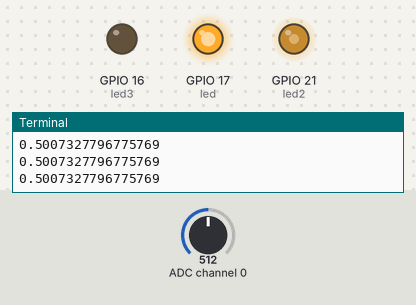
A program run on a simulated Raspberry Pi (BCM pin numbers). On the bench: output pins drawn as LEDs (lit = HIGH), the last lines printed to the terminal. The inputs (shaded band) are chosen by the test bench; at power-on: ADC channel 0 = 512 (analog values on the 0–1023 scale).

Above: at 1.2 s.
1.3 s: ADC channel 0 set to 716
At 2.0 s:
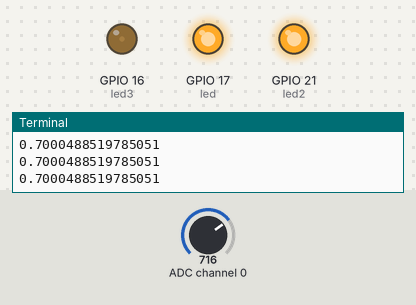
2.8 s: ADC channel 0 set to 900
At 3.8 s:
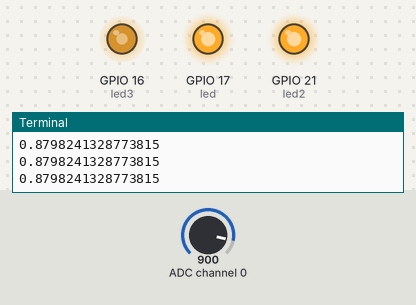
4.3 s: ADC channel 0 set to 1023
At 5.5 s:
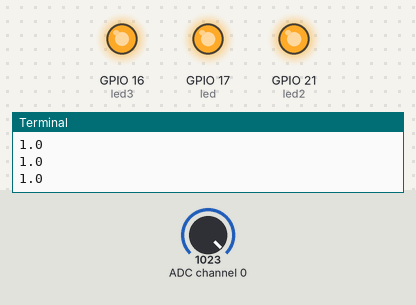
5.8 s: ADC channel 0 set to 306
At 7.0 s:
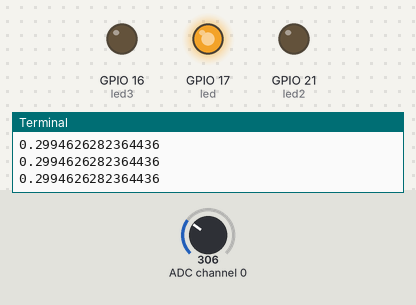
7.3 s: ADC channel 0 set to 122
At 8.5 s:
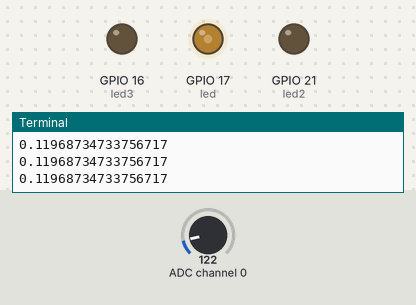
8.8 s: ADC channel 0 set to 0
At 10.3 s:
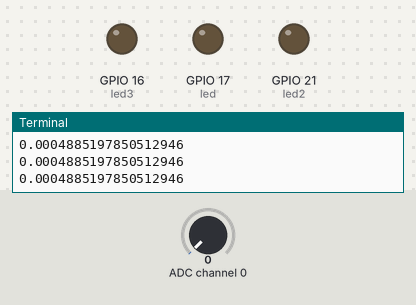
Timing chart, 0 to 11.3 s (numbered marks = the images above; inputs shaded):
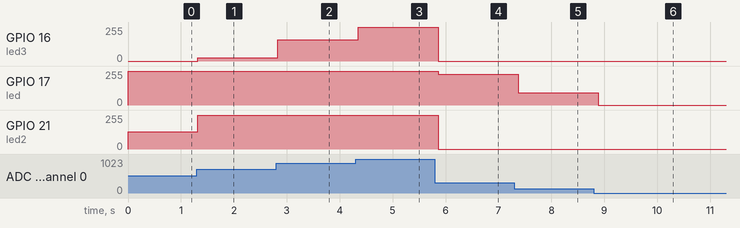

Measured:
- after the input at 1.3 s, GPIO 16 (led3): 0/255 → 23/255 at once; GPIO 21 (led2): 128/255 → 255/255 at once
- after the input at 2.8 s, GPIO 16 (led3): 23/255 → 161/255 at once
- after the input at 4.3 s, GPIO 16 (led3): 161/255 → 252/255 after 0.05 s
- after the input at 5.8 s, GPIO 16 (led3): 252/255 → 0/255 after 0.06 s; GPIO 17 (led): 255/255 → 229/255 after 0.06 s; GPIO 21 (led2): 255/255 → 0/255 after 0.06 s
- after the input at 7.3 s, GPIO 17 (led): 229/255 → 92/255 after 0.07 s
- after the input at 8.8 s, GPIO 17 (led): 92/255 → 0/255 after 0.09 s

The program:

lab4b.py
```python
from gpiozero import PWMLED, MCP3008
from time import sleep

pot = MCP3008(0)

led = PWMLED(17)
led2 = PWMLED(21)
led3 = PWMLED(16)

while True:
    print(pot.value)

    if pot.value < 0.001:
        led.value = 0
        led2.value = 0
        led3.value = 0
    elif pot.value < 0.3333:
        led.value = pot.value * 3
        led2.value = 0
        led3.value = 0
    elif pot.value >= 0.333 and pot.value < 0.666:
        led.value = 0.9999
        led2.value = (pot.value - 0.3333) * 3
        led3.value = 0
    elif pot.value > 0.666:
        led.value = 0.99999
        led2.value = 0.99999
        led3.value = (pot.value - 0.67) * 3


    sleep(0.1)
```
